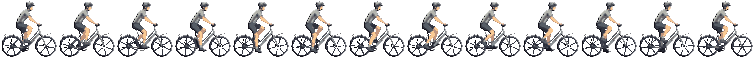
#> input picture projects/eco_rider/city_rider_px.png, 754 x 57 px, given in place of city_rider_sheet.png, which was not available
$ python pix.py
#> lines starting #> are read from the running program, lines starting #| are printed output that depends on the picture; pictures that were not available may be replaced by others from this repository, and a replacement may not be noted
# Eco-Rider pixel bake — turns the illustrated rider sheets + bike renders into grid-true
# pixel sprites that match the procedural world. Run from the eco_rider folder: python3 pix.py
# Recipe: flatten shading (median) -> box downscale to world pixel size -> hard alpha ->
#         16-colour palette -> 3x3 majority cleanup -> 1px outline, lit edge (top/right) highlighted.
from PIL import Image, ImageFilter, ImageEnhance
from collections import deque, Counter
import numpy as np
OUT=(20,18,26,255); HI_MIX=0.45
def bake(src,frames,frame_w,target_h,ncol=16,ath=150,flatten=9,cleanup=True,contrast=1.18,sat=1.15):
#> called with src = 'city_rider_sheet.png', frames = 13, frame_w = 326, target_h = 57, ncol = 16, ath = 150, flatten = 9, cleanup = True
    im=Image.open(src).convert('RGBA')
#> im is the input picture: PIL image 754x57 RGBA; mean R, G, B, A 28.3, 27.2, 27.5, 69.4
    im=ImageEnhance.Contrast(im).enhance(contrast); im=ImageEnhance.Color(im).enhance(sat)
#> after `im = ImageEnhance.Contrast(im).enhance(contrast)`:
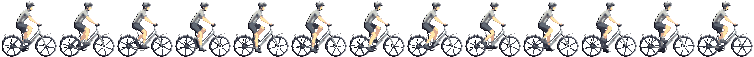
#> im: PIL image 754x57 RGBA; mean R, G, B, A 31.3, 30.6, 31, 69.4; transparent parts drawn white
    if flatten:
        rgb=im.convert('RGB').filter(ImageFilter.MedianFilter(flatten)); im=Image.merge('RGBA',(*rgb.split(),im.split()[3]))
#> after `rgb = im.convert('RGB').filter(ImageFilter.MedianFilter(flatten))`:
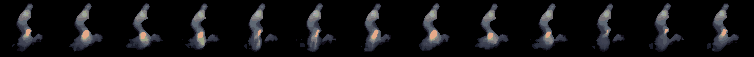
#> rgb: PIL image 754x57 RGB; mean R, G, B 15.6, 15.6, 17.3
#> after `im = Image.merge('RGBA', (*rgb.split(), im.split()[3]))`:
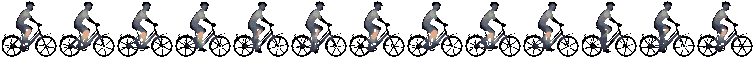
#> im: PIL image 754x57 RGBA; mean R, G, B, A 15.6, 15.6, 17.3, 69.4; transparent parts drawn white
    ch=im.height; s=target_h/ch; w=round(frame_w*s)
#> after `ch = im.height`: ch = 57
#> after `s = target_h / ch`: s = 1
#> after `w = round(frame_w * s)`: w = 326
    sheet=Image.new('RGBA',(w*frames,target_h),(0,0,0,0))
#> sheet: PIL image 4238x57 RGBA; every value is 0
    for i in range(frames):
        sheet.paste(im.crop((i*frame_w,0,(i+1)*frame_w,ch)).resize((w,target_h),Image.BOX),(i*w,0))
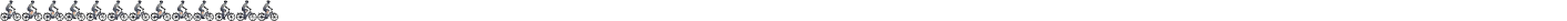
#> sheet: PIL image 4238x57 RGBA (shown at 1/3 size); mean R, G, B, A 2.8, 2.8, 3.1, 12.4; transparent parts drawn white
    px=sheet.load(); Wd,Ht=sheet.size
#> after `Wd, Ht = sheet.size`: Wd = 4238; Ht = 57
    for y in range(Ht):
        for x in range(Wd):
            r,g,b,a=px[x,y]; px[x,y]=(r,g,b,255) if a>=ath else (0,0,0,0)
    qi=sheet.convert('RGB').quantize(colors=ncol,method=Image.Quantize.MEDIANCUT,dither=Image.Dither.NONE)
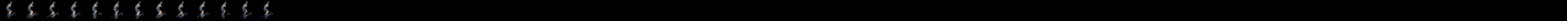
#> qi: PIL image 4238x57 P (shown at 1/3 size); mean R, G, B 2.3, 2.3, 2.5
    idx=np.array(qi); pal=qi.getpalette()[:ncol*3]; pal=[tuple(pal[i*3:i*3+3]) for i in range(ncol)]
#> after `pal = qi.getpalette()[:ncol * 3]`: pal = 48 values, max 223 at index 0, min 0 at index 45, mean 88.46
#> after `pal = [tuple(pal[i * 3:i * 3 + 3]) for i in range(ncol)]`: pal = [(223, 169, 139), (157, 166, 151), (152, 155, 137), (136, 135, 136), (130, 129, 130), (118, 113, 118), (94, 104, 116), (80, 85, 97), (64, 67, 83), (58, 62, 80), (54, 57, 72), (50, 52, 66), (43, 48, 62), (27, 29, 43), (18, 15, 26), (0, 0, 0)]
    alpha=np.array([[1 if px[x,y][3] else 0 for x in range(Wd)] for y in range(Ht)])
    if cleanup:
        new=idx.copy()
        for y in range(Ht):
            for x in range(Wd):
                if not alpha[y,x]: continue
                c=Counter()
                for dy in(-1,0,1):
                    for dx in(-1,0,1):
                        yy,xx=y+dy,x+dx
                        if 0<=yy<Ht and 0<=xx<Wd and alpha[yy,xx]: c[idx[yy,xx]]+=1
                top,n=c.most_common(1)[0]
                if n>=5 and top!=idx[y,x]: new[y,x]=top
        idx=new
    q=Image.new('RGBA',sheet.size,(0,0,0,0)); qp=q.load()
    for y in range(Ht):
        for x in range(Wd):
            if alpha[y,x]: qp[x,y]=pal[idx[y,x]]+(255,)
    outside=set()
    for i in range(frames):
        x0=i*w; dq=deque([(x,y) for x in range(x0,x0+w) for y in (0,Ht-1)]+[(x,y) for y in range(Ht) for x in (x0,x0+w-1)])
        while dq:
            x,y=dq.popleft()
            if (x,y) in outside or x<x0 or x>=x0+w or y<0 or y>=Ht or qp[x,y][3]: continue
            outside.add((x,y)); dq.extend(((x+1,y),(x-1,y),(x,y+1),(x,y-1)))
    def out(x,y): return x<0 or y<0 or x>=Wd or y>=Ht or (x,y) in outside
    o=q.copy(); op=o.load()
    for y in range(Ht):
        for x in range(Wd):
            if not qp[x,y][3]: continue
            if any(out(x+dx,y+dy) for dx,dy in((1,0),(-1,0),(0,1),(0,-1))):
                if out(x,y-1) or out(x+1,y):
                    r,g,b,_=qp[x,y]; op[x,y]=(int(r+(255-r)*HI_MIX),int(g+(255-g)*HI_MIX),int(b+(255-b)*HI_MIX),255)
                else: op[x,y]=OUT
    return o
if __name__=='__main__':
    for key,(cw,nf) in {'city':(326,13),'mini':(258,14),'monster':(367,10)}.items():
        o=bake(f'{key}_rider_sheet.png',nf,cw,57); o.save(f'{key}_rider_px.png'); print(key,o.size)
#> pass 2 of the loop `for key,(cw,nf) in {'city':(326,13),'mini':(258,14),'monster':(367,10)..`:
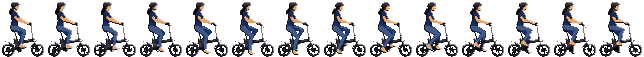
#> input picture projects/eco_rider/mini_rider_px.png, 644 x 57 px, given in place of mini_rider_sheet.png, which was not available
#> in bake, im is the input picture: PIL image 644x57 RGBA; mean R, G, B, A 19.8, 19.5, 22.8, 75
#> rgb: PIL image 644x57 RGB
#> after the loop in bake (call 2), `for i in range(frames):`:
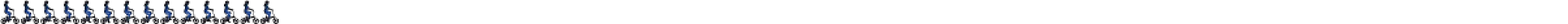
#> sheet: PIL image 3612x57 RGBA (shown at 1/3 size); mean R, G, B, A 1.1, 1.6, 2.8, 13.4; transparent parts drawn white
#> in bake (call 2), `qi=sheet.convert('RGB').quantize(colors=ncol,method=Image.Quantize.MED..`:
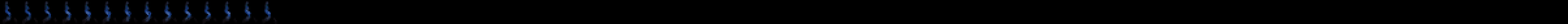
#> qi: PIL image 3612x57 P (shown at 1/3 size); mean R, G, B 0.8, 1.3, 2.4
#> pal = 48 values, max 159 at index 2, min 0 at index 45, mean 39.88
#> pal = [(70, 100, 159), (27, 64, 136), (46, 62, 94), (39, 47, 74), (20, 47, 105), (16, 47, 111), (15, 47, 65), (31, 36, 51), (22, 25, 41), (15, 28, 59), (17, 16, 28), (20, 15, 18), (15, 15, 19), (14, 11, 17), (3, 2, 5), (0, 0, 0)]
    for key in ('city','mini','monster'):
#> (the run stopped early here; a loop or call above may not have finished)
